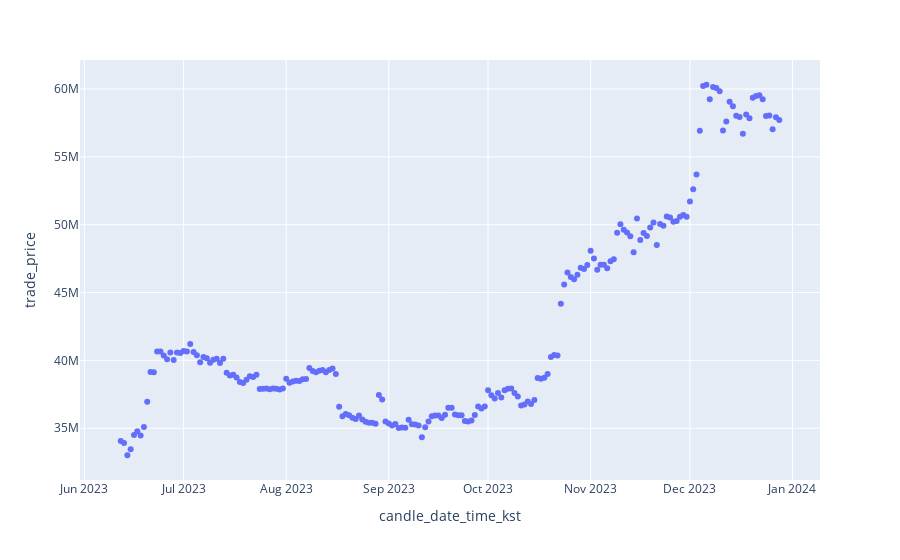

Notebook source saved alongside this figure:
### Code cell
fig = px.scatter(my_df[my_df.market=='BTC'],
                x = 'candle_date_time_kst',
                y = 'trade_price')
plotly.offline.iplot(fig)
# = fig.show()

### Figure 1 — Plotly figure (JSON) as saved in the notebook; plotly's stock layout.template omitted (floating-point values rounded to 4 significant figures; data arrays with more than 128 entries replaced by an {"elided": "..."} marker saying what was removed)
{"data": [{"hovertemplate": "candle_date_time_kst=%{x}<br>trade_price=%{y}<extra></extra>", "legendgroup": "", "marker": {"color": "#636efa", "symbol": "circle"}, "mode": "markers", "name": "", "orientation": "v", "showlegend": false, "type": "scatter", "x": {"elided": "200 str values"}, "xaxis": "x", "y": {"elided": "200 int values"}, "yaxis": "y"}], "layout": {"legend": {"tracegroupgap": 0}, "margin": {"t": 60}, "xaxis": {"anchor": "y", "domain": [0, 1], "title": {"text": "candle_date_time_kst"}}, "yaxis": {"anchor": "x", "domain": [0, 1], "title": {"text": "trade_price"}}}}
